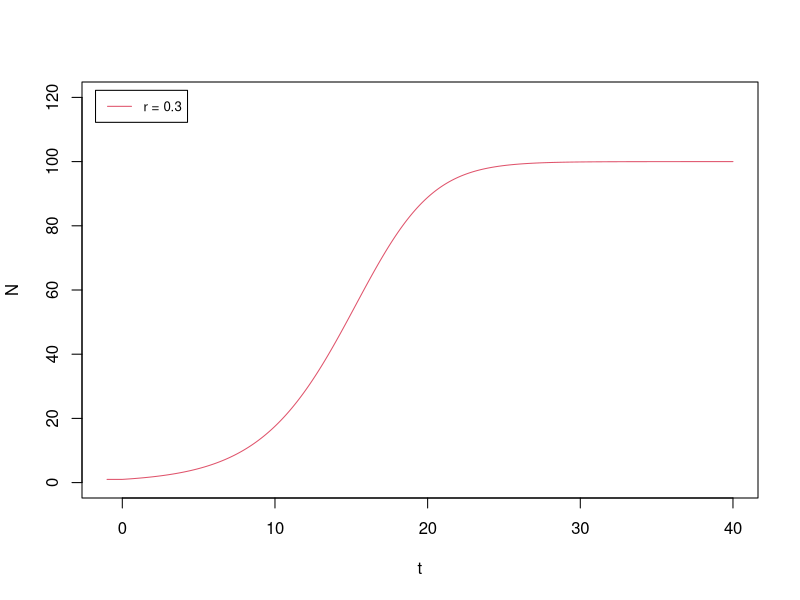
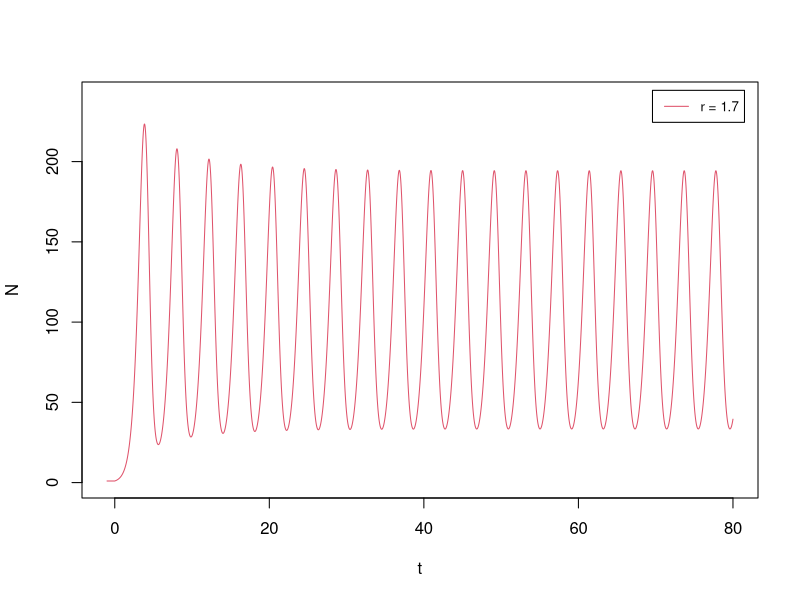
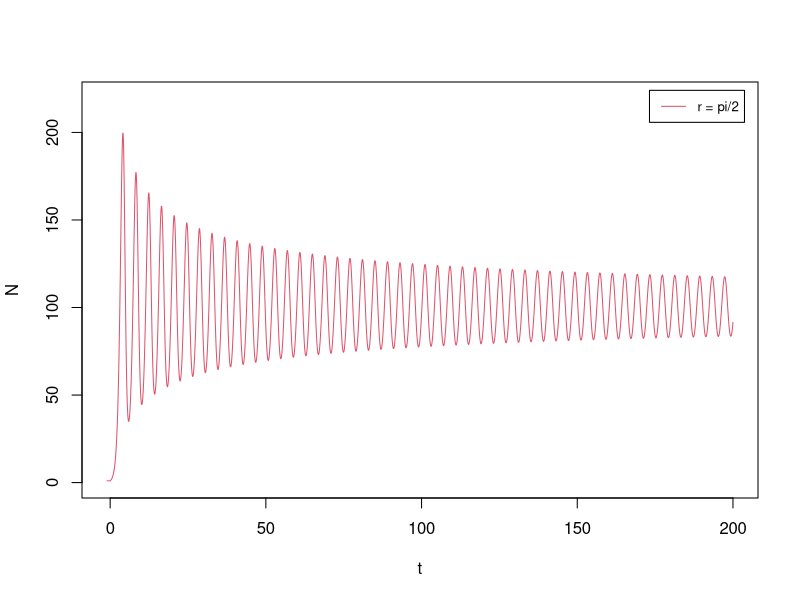
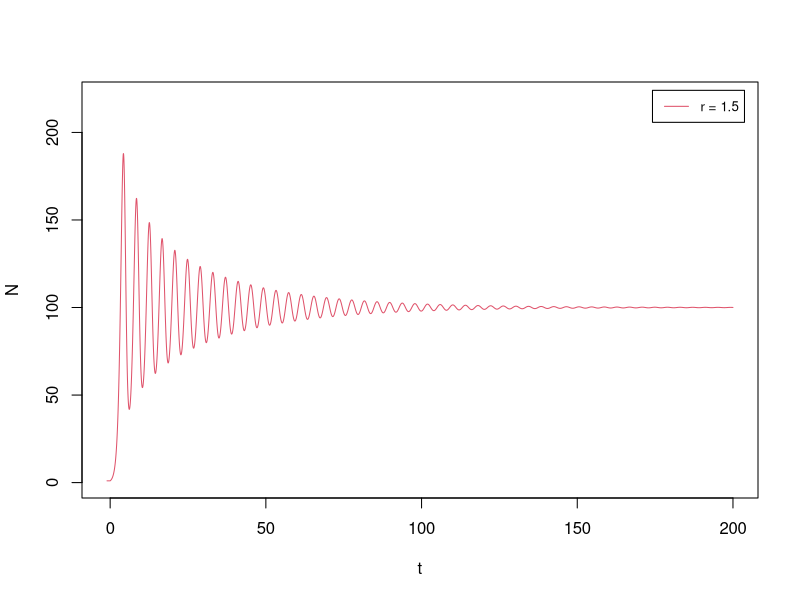
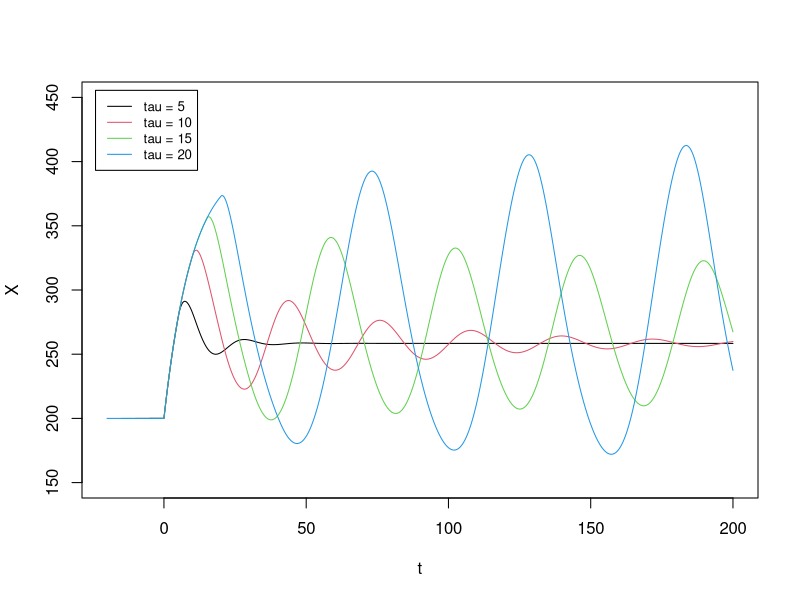
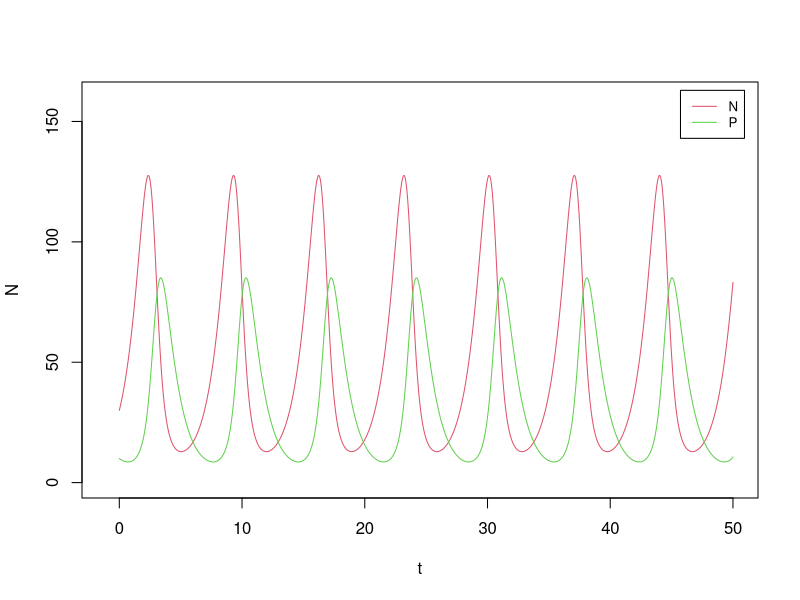
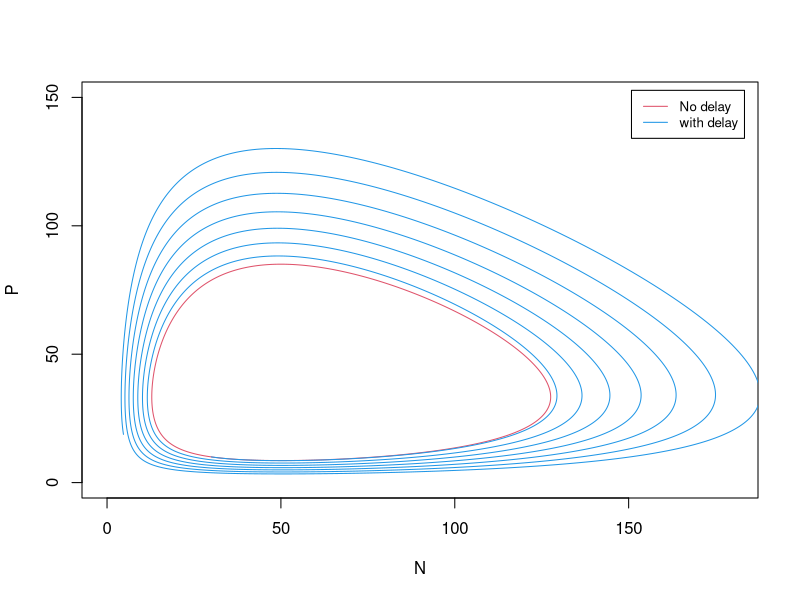

The R source for these figures, in order:
## ---- chunk 1
knitr::opts_chunk$set(echo = TRUE)
## ---- chunk 2
# Heun's method for DDEs with a constant time delay
DDE_Heun <- function(derivs, t0, X0, t.total, dt, tau, ...){
  # derivs: the function of the derivatives 
  # t0: initial time
  # X0: initial condition
  # t.total: total simulation time
  # dt: time step size 
  # tau: a constant time delay 
  # (this illustrate will not work for cases using multiple time delays)
  t_all = seq(t0-tau, t.total, by=dt)   # save data for all previous time points too
  n_all = length(t_all)
  X_all = numeric(n_all)
  
  n_delay = as.integer(tau/dt) # number of delay time steps
  X_all[1:(n_delay+1)] = X0   # a constant initial condition between t in [-tau, 0]
  
  for (i in (n_delay+1):(n_all-1)) {
    k1 = dt * derivs(t_all[i],X_all[i],X_all[i-n_delay],...)
    X_all[i+1] = X_all[i] + k1   # X_all_i+1 is first assigned here, so that the function works for tau = 0
    k2 = dt * derivs(t_all[i+1],X_all[i+1], X_all[i+1-n_delay],...)
    X_all[i+1] = X_all[i] + (k1+k2)/2
  }
  return(cbind(t_all, X_all))   # the output is a matrix of t & N(t) for all time steps
}
## ---- chunk 3
# derivative function for delay logistic growth model
# t: time
# N: population size of the current time N(t)
# N_old: population size of the previous time N(t-tau). 
#        We will use the DDE integrator to specify the constant time delay.
# r: parameter, growth rate
# B: parameter, carrying capacity
dN_logistic_delays <- function(t, N, N_old, r, B) {
   return(r*N*(1-N_old/B))
}
## ---- chunk 4
r1 = 0.3
results_4 = DDE_Heun(derivs = dN_logistic_delays, t0 = 0, X0 = 1, t.total = 40, 
                       dt = 0.01, tau = 1, r = r1, B = 100)

plot(results_4[,1], results_4[,2], xlab="t", ylab="N", xlim=c(-1,40), ylim=c(0,120),
     type = "l", col=2)
legend("topleft", inset=0.02, legend = c("r = 0.3"), col=2,lty=1, cex=0.8)
## ---- chunk 5
r2 = 1.7 
results_5 = DDE_Heun(derivs = dN_logistic_delays, t0 = 0, X0 = 1, t.total = 80, 
                       dt = 0.01, tau = 1, r = r2, B = 100)

plot(results_5[,1], results_5[,2], xlab="t", ylab="N", xlim=c(-1,80), ylim=c(0,240),
     type = "l", col=2)
legend("topright", inset=0.02, legend = c("r = 1.7"), col=2,lty=1, cex=0.8)
## ---- chunk 6
r3 = pi/2 
results_6 = DDE_Heun(derivs = dN_logistic_delays, t0 = 0, X0 = 1, t.total = 200, 
                       dt = 0.01, tau = 1, r = r3, B = 100)

plot(results_6[,1], results_6[,2], xlab="t", ylab="N", xlim=c(-1,200), ylim=c(0,220),
     type = "l", col=2)
legend("topright", inset=0.02, legend = c("r = pi/2"), col=2,lty=1, cex=0.8)
## ---- chunk 7
r4 = 1.5
results_7 = DDE_Heun(derivs = dN_logistic_delays, t0 = 0, X0 = 1, t.total = 200, 
                       dt = 0.01, tau = 1, r = r4, B = 100)

plot(results_7[,1], results_7[,2], xlab="t", ylab="N", xlim=c(-1,200), ylim=c(0,220),
     type = "l", col=2)
legend("topright", inset=0.02, legend = c("r = 1.5"), col=2,lty=1, cex=0.8)
## ---- chunk 8
# Definition of the inhibitory Hill function
hill_inh <- function(X,X_th,n) {
  a = (X/X_th)**n
  return(1/(1+a))
}

# DDE derivative function for a one-gene circuit with self-inhibition
# t: current time point
# X: current X level (for t)
# X_old: previous X level (for t - tau)
# g0: parameter, leakage transcriptional rate
# g1: parameter, g0 + g1 is the maximum transcriptional rate
# X_th: parameter, Hill threshold 
# n: parameter, Hill coefficient 
# k: parameter, degradation rate
f_1g_self_inh_delays <- function(t, X, X_old, g0, g1, X_th, n, k) {
   return(g0 + g1 * hill_inh(X_old, X_th, n) - k * X)
}
## ---- chunk 9
plot(NULL, xlab="t", ylab="X",
      xlim=c(-20,200), ylim=c(150,450))

tau_all = seq(5,20,5)
label_all = paste0("tau = ", tau_all)
ntau = length(tau_all)

ind = 1
for(tau in tau_all){
  results = DDE_Heun(derivs = f_1g_self_inh_delays, t0 = 0, X0 = 200, t.total = 200, 
                       dt = 0.01, tau = tau, g0 = 10, g1 = 60, X_th = 200,
                       n = 4, k = 0.1)
  lines(results[,1], results[,2], type = "l", col = ind)
  ind = ind + 1
}
legend("topleft", inset=0.02, legend = label_all,
       col=1:ntau, lty=1, cex=0.8)
## ---- chunk 10
# derivatives of the Lotka-Volterra model with two time delays
# Xs_old inputs the previous system levels
derivs_LV_delays <- function(t, Xs, Xs_old, a, b, c, d) {
  N = Xs[1]
  P = Xs[2]
  N_old = Xs_old[1]
  P_old = Xs_old[2]
  dNdt = N * (a- b*P_old)
  dPdt = P * (c*N_old - d)
  return(c(dNdt, dPdt))
}
## ---- chunk 11
# Heun's method for DDEs with a constant time delay (for a generic multi-variable system)
DDE_Heun_generic <- function(derivs, t0, X0, t.total, dt, tau, ...){
  # derivs: the function of the derivatives 
  # t0: initial time
  # X0: initial condition (vector)
  # t.total: total simulation time
  # dt: time step size 
  # tau: a constant time delay 
  # (this illustrate will not work for cases using multiple time delays)
  t_all = seq(t0-tau, t.total, by=dt)   # save data for all previous time points too
  nt_all = length(t_all)
  nx = length(X0)
  X_all = matrix(0, nrow = nt_all, ncol = nx)
  
  n_delay = as.integer(tau/dt) # number of delay time steps
  for (i in 1:(n_delay + 1)){
    X_all[i,] = X0   # a constant initial condition between t in [-tau, 0]
  }
  
  for (i in (n_delay+1):(nt_all-1)) {
    k1 = dt * derivs(t_all[i],X_all[i,],X_all[i-n_delay,],...)
    X_all[i+1,] = X_all[i,] + k1   # X_all_i+1 is first assigned here, so that the function works for tau = 0
    k2 = dt * derivs(t_all[i+1],X_all[i+1,], X_all[i+1-n_delay,],...)
    X_all[i+1,] = X_all[i,] + (k1+k2)/2
  }
  return(cbind(t_all, X_all))   # the output is a matrix of t & X(t) for all time steps
}
## ---- chunk 12
a = 1; b = 0.03; c = 0.02; d = 1
X0 = c(30, 10)
# without time delay tau = 0
results_LV_nodelay = DDE_Heun_generic(derivs = derivs_LV_delays, t0 = 0, X0 = X0, t.total = 50, 
                       dt = 0.01, tau = 0, a, b, c, d)

plot(results_LV_nodelay[,1], results_LV_nodelay[,2], xlab="t", ylab="N", xlim=c(-1,50), ylim=c(0,160),
     type = "l", col=2)
lines(results_LV_nodelay[,1], results_LV_nodelay[,3], col = 3)
legend("topright", inset=0.02, legend = c("N", "P"), col=c(2,3),lty=1, cex=0.8)
## ---- chunk 13
# without time delay tau = 0
results_LV_delay = DDE_Heun_generic(derivs = derivs_LV_delays, t0 = 0, X0 = X0, t.total = 50, 
                       dt = 0.01, tau = 0.01, a, b, c, d)

plot(results_LV_nodelay[,2], results_LV_nodelay[,3], xlab="N", ylab="P", xlim=c(0,180), ylim=c(0,150),
     type = "l", col=2)
lines(results_LV_delay[,2],results_LV_delay[,3], col =4)
legend("topright", inset=0.02, legend = c("No delay", "with delay"), col=c(2,4),lty=1, cex=0.8)
